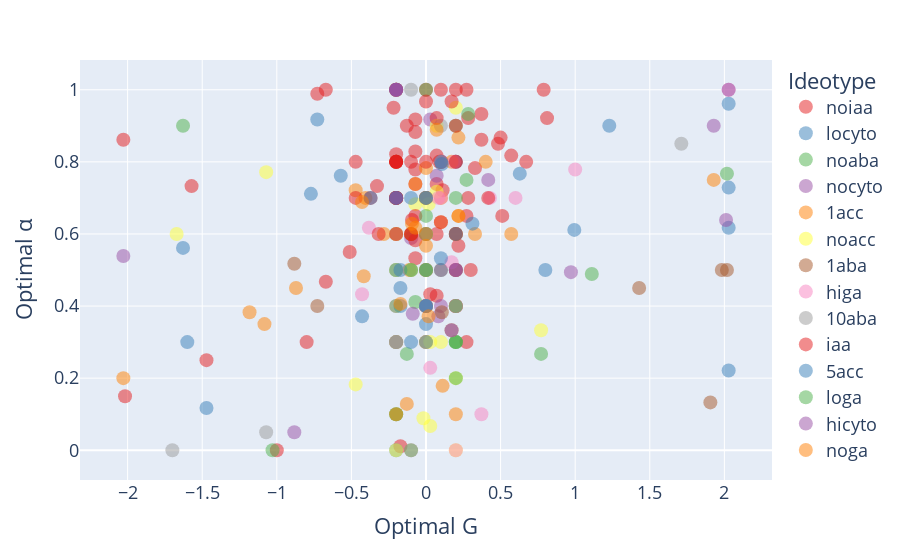

The cell this chart's notebook holds for it:
### Code cell
fig = px.scatter(
    hormone_df,
    x="optimal G",
    y="optimal alpha",
    color=hormone_df["hormone"].astype(str),
    hover_name="arbor name",
    opacity=0.5,
    color_discrete_sequence=px.colors.qualitative.Set1,
)

fig.update_traces(marker=dict(size=14))
fig.update_layout(
    font=dict(size=18),
    legend_title_text="Hormone",
    xaxis_title="Optimal G",
    yaxis_title="Optimal α",
    showlegend=True
)

fig.show()
fig.write_html("docs/Optimal_G_alpha_condition.html")

### Figure 1 — Plotly figure (JSON) as saved in the notebook; plotly's stock layout.template omitted (floating-point values rounded to 4 significant figures)
{"data": [{"hovertemplate": "<b>%{hovertext}</b><br><br>color=noiaa<br>optimal G=%{x}<br>optimal alpha=%{y}<extra></extra>", "hovertext": ["248_9_S_noiaa_day9", "058_9_C_noiaa_day9", "248_2_S_noiaa_day9", "058_4_S_noiaa_day9", "248_10_C_noiaa_day9", "1511_2_S_noiaa_day9", "058_2_C_noiaa_day9", "058_8_C_noiaa_day9", "1511_8_S_noiaa_day9", "1511_3_S_noiaa_day9", "058_5_S_noiaa_day9", "248_3_S_noiaa_day9", "1511_1_C_noiaa_day9", "058_1_S_noiaa_day9", "058_10_C_noiaa_day9", "248_1_C_noiaa_day9", "1511_7_S_noiaa_day9", "058_7_C_noiaa_day9", "058_9_S_noiaa_day9", "058_2_S_noiaa_day9", "248_4_S_noiaa_day9", "1511_2_C_noiaa_day9", "248_10_S_noiaa_day9", "058_4_C_noiaa_day9", "1511_4_S_noiaa_day9", "248_2_C_noiaa_day9", "058_7_S_noiaa_day9", "248_1_S_noiaa_day9", "058_10_S_noiaa_day9", "058_1_C_noiaa_day9", "1511_1_S_noiaa_day9", "248_8_C_noiaa_day9", "058_8_S_noiaa_day9", "1511_5_S_noiaa_day9", "248_3_C_noiaa_day9", "058_5_C_noiaa_day9", "248_5_S_noiaa_day9", "1511_3_C_noiaa_day9", "058_3_S_noiaa_day9"], "legendgroup": "noiaa", "marker": {"color": "rgb(228,26,28)", "opacity": 0.5, "size": 14, "symbol": "circle"}, "mode": "markers", "name": "noiaa", "orientation": "v", "showlegend": true, "type": "scatter", "x": [0.1, 0.2, 0.0887, 0, 0, -0.1, 0, 0.0714, 0, 0.2714, 0.1, 0.0714, 0.2, -0.1, -0.0714, -0.2, -1.471, -0.0714, 0.3714, 0.1, -0.0714, 0.0714, 0.2173, -0.6714, 0.5714, -0.0714, -0.1714, 0, -0.0714, 0.0714, 0.7887, -0.2, -1, 0.3286, 0.1113, -0.0714, 0.2714, 0.0286, -0.3286], "xaxis": "x", "y": [1, 0.8, 0.8, 0.4, 0.7, 0.6, 0.7, 0.7387, 0.3, 0.3, 0.8, 0.8173, 0.5, 0.8, 0.7786, 0.7, 0.25, 0.7387, 0.8613, 0.8, 0.9173, 0.4286, 0.5673, 0.4673, 0.8173, 0.8286, 0.0113, 1, 0.5327, 0.6, 1, 0.8214, 0, 0.7827, 0.7214, 0.8827, 0.65, 0.4327, 0.7327], "yaxis": "y"}, {"hovertemplate": "<b>%{hovertext}</b><br><br>color=locyto<br>optimal G=%{x}<br>optimal alpha=%{y}<extra></extra>", "hovertext": ["LA1511_6_C_locyto_day9", "M248_1_C_locyto_day9", "M248_8_S_locyto_day9", "M058_2_C_locyto_day9", "M058_3_C_locyto_day9", "M248_8_C_locyto_day9", "LA1511_10_C_locyto_day9", "M248_6_S_locyto_day9", "M058_9_C_locyto_day9", "M248_19_C_locyto_day9", "M058_5_S_locyto_day9", "M248_3_S_locyto_day9", "LA1511_6_S_locyto_day9"], "legendgroup": "locyto", "marker": {"color": "rgb(55,126,184)", "opacity": 0.5, "size": 14, "symbol": "circle"}, "mode": "markers", "name": "locyto", "orientation": "v", "showlegend": true, "type": "scatter", "x": [-0.2, 0, 0.2, -0.2, 0.2, 0.2, 2.029, -1.471, -1.6, -0.7286, -0.1714, 1.229, 0.994], "xaxis": "x", "y": [0.5, 0.7, 0.6, 0, 0.5, 0.8, 0.6173, 0.1173, 0.3, 0.9173, 0.45, 0.9, 0.6113], "yaxis": "y"}, {"hovertemplate": "<b>%{hovertext}</b><br><br>color=noaba<br>optimal G=%{x}<br>optimal alpha=%{y}<extra></extra>", "hovertext": ["LA1511_9_C_noaba_day9", "LA1511_7_C_noaba_day9", "M058_3_S_noaba_day9", "M058_7_S_noaba_day9", "LA1511_4_C_noaba_day9", "M058_9_S_noaba_day9", "LA1511_10_S_noaba_day9", "M248_10_S_noaba_day9", "M058_2_S_noaba_day9", "M248_6_C_noaba_day9", "LA1511_3_S_noaba_day9", "LA1511_5_C_noaba_day9"], "legendgroup": "noaba", "marker": {"color": "rgb(77,175,74)", "opacity": 0.5, "size": 14, "symbol": "circle"}, "mode": "markers", "name": "noaba", "orientation": "v", "showlegend": true, "type": "scatter", "x": [0.2, 0.2, 0.2, 0, 0.2, -0.2, 1.111, 0.1, -0.1286, 0.2, -0.0714, 0.2714], "xaxis": "x", "y": [0.3, 0.3, 0.3, 1, 0.4, 0.1, 0.4887, 0.5, 0.2673, 0.9, 0.4113, 0.75], "yaxis": "y"}, {"hovertemplate": "<b>%{hovertext}</b><br><br>color=nocyto<br>optimal G=%{x}<br>optimal alpha=%{y}<extra></extra>", "hovertext": ["LA1511_7_S_nocyto_day9", "LA1511_8_S_nocyto_day9", "LA1511_4_C_nocyto_day9", "M248_5_C_nocyto_day9", "LA1511_3_C_nocyto_day9", "M248_10_C_nocyto_day9", "M248_3_C_nocyto_day9", "LA1511_2_C_nocyto_day9", "M248_7_C_nocyto_day9", "M058_10_S_nocyto_day9", "M248_2_C_nocyto_day9", "LA1511_7_C_nocyto_day9"], "legendgroup": "nocyto", "marker": {"color": "rgb(152,78,163)", "opacity": 0.5, "size": 14, "symbol": "circle"}, "mode": "markers", "name": "nocyto", "orientation": "v", "showlegend": true, "type": "scatter", "x": [0.1, 0, 0.1, 0.0286, 0.9714, -0.1, -0.0887, 0.0827, 0.106, -0.8827, 0.0714, 0.4173], "xaxis": "x", "y": [0.5, 0.5, 0.4, 0.9173, 0.494, 0.5887, 0.3786, 0.3714, 0.8, 0.05, 0.7613, 0.75], "yaxis": "y"}, {"hovertemplate": "<b>%{hovertext}</b><br><br>color=1acc<br>optimal G=%{x}<br>optimal alpha=%{y}<extra></extra>", "hovertext": ["la1511_2_S_1acc_day9", "m248_1_C_1acc_day9", "m248_1_C_1acc_day9", "la1511_7_C_1acc_day9", "m248_9_C_1acc_day9", "m248_8_C_1acc_day9", "m058_8_S_1acc_day9", "m058_7_S_1acc_day9", "m248_7_C_1acc_day9", "m058_2_C_1acc_day9", "m058_5_C_1acc_day9", "m058_10_S_1acc_day9", "la1511_6_S_1acc_day9", "la1511_4_C_1acc_day9", "m248_2_C_1acc_day9", "m058_2_S_1acc_day9", "la1511_1_S_1acc_day9", "m248_8_S_1acc_day9", "m058_8_C_1acc_day9", "m248_3_C_1acc_day9", "m058_3_S_1acc_day9", "la1511_5_C_1acc_day9", "m058_6_C_1acc_day9", "m248_6_S_1acc_day9", "m248_9_S_1acc_day9", "m058_9_C_1acc_day9", "m248_10_C_1acc_day9", "m248_10_C_1acc_day9", "m058_1_C_1acc_day9", "la1511_2_C_1acc_day9", "m058_4_S_1acc_day9", "m248_4_C_1acc_day9"], "legendgroup": "1acc", "marker": {"color": "rgb(255,127,0)", "opacity": 0.5, "size": 14, "symbol": "circle"}, "mode": "markers", "name": "1acc", "orientation": "v", "showlegend": true, "type": "scatter", "x": [0.2, 0.2, 0.2, -0.1, 0.1, 0.1, -0.2, -0.2, 0.2, 0, 0, -1.083, 1.929, 0.1, 0.1714, -0.406, -2.029, -0.2, -0.2, -0.1113, -1.183, 0.5714, -0.0714, -0.8714, -0.4714, -0.2827, 0.2173, 0.2173, 0.2173, -0.4173, 0.3286, 0], "xaxis": "x", "y": [0.4, 0.6, 0.6, 0.6, 0.8, 0.7, 0.8, 0.7, 0.5, 0.5, 0.4, 0.35, 0.75, 0.6327, 0.8, 0.7, 0.2, 0.6, 1, 0.5, 0.3827, 0.6, 0.7387, 0.45, 0.7214, 0.6, 0.65, 0.65, 0.8673, 0.4827, 0.6, 0.7827], "yaxis": "y"}, {"hovertemplate": "<b>%{hovertext}</b><br><br>color=noacc<br>optimal G=%{x}<br>optimal alpha=%{y}<extra></extra>", "hovertext": ["la1511_3_S_noacc_day9", "m248_6_C_noacc_day9", "m248_4_S_noacc_day9", "m058_2_S_noacc_day9", "m058_4_C_noacc_day9", "la1511_4_C_noacc_day9", "m058_10_S_noacc_day9", "m248_3_C_noacc_day9", "m248_5_S_noacc_day9", "la1511_6_S_noacc_day9", "m058_8_S_noacc_day9", "m248_2_S_noacc_day9", "la1511_7_C_noacc_day9", "la1511_5_S_noacc_day9", "la1511_3_C_noacc_day9", "m248_6_S_noacc_day9", "m248_5_C_noacc_day9", "m058_3_C_noacc_day9", "m248_3_S_noacc_day9", "m058_5_S_noacc_day9", "m058_8_C_noacc_day9", "la1511_6_C_noacc_day9", "m248_8_S_noacc_day9", "la1511_2_C_noacc_day9", "la1511_4_S_noacc_day9", "m058_10_C_noacc_day9", "m058_1_S_noacc_day9", "m248_7_S_noacc_day9", "m058_7_C_noacc_day9", "m248_1_C_noacc_day9"], "legendgroup": "noacc", "marker": {"color": "rgb(255,255,51)", "opacity": 0.5, "size": 14, "symbol": "circle"}, "mode": "markers", "name": "noacc", "orientation": "v", "showlegend": true, "type": "scatter", "x": [-0.2, -0.2, -0.2, 0, -0.2, 0, 0.2, -0.2, -0.2, -0.2, 0.0286, 0, 0.1714, 0, -1.071, 0, 0.0714, 0.0173, 0, 0.2, -0.0714, 0.1, -0.4714, 0.2, 0.7714, -0.1, -1.671, 0.0286, 0.0714, -0.0173], "xaxis": "x", "y": [0.5, 0, 0.6, 0.4, 0.7, 0.5, 0.2, 0.3, 0.5, 1, 0.3, 0.7, 0.3327, 0.6, 0.7714, 0.6, 0.9, 0.6827, 0.3, 0.95, 0.6827, 0.3, 0.1827, 0, 0.3327, 0.5, 0.6, 0.0673, 0.7173, 0.0887], "yaxis": "y"}, {"hovertemplate": "<b>%{hovertext}</b><br><br>color=1aba<br>optimal G=%{x}<br>optimal alpha=%{y}<extra></extra>", "hovertext": ["LA1511_2_C_1aba_day9", "M058_6_C_1aba_day9", "M058_2_S_1aba_day9", "LA1511_1_S_1aba_day9", "LA1511_6_S_1aba_day9", "LA511_5_S_1aba_day9", "LA1511_8_C_1aba_day9", "LA1511_2_S_1aba_day9", "M058_4_C_1aba_day9", "M248_4_S_1aba_day9", "M248_1_C_1aba_day9", "M058_1_S_1aba_day9"], "legendgroup": "1aba", "marker": {"color": "rgb(166,86,40)", "opacity": 0.5, "size": 14, "symbol": "circle"}, "mode": "markers", "name": "1aba", "orientation": "v", "showlegend": true, "type": "scatter", "x": [0, 0.2, -0.2, -0.1, -0.2, 2.017, 1.429, -0.7286, 0.106, 1.983, -0.8827, 1.906], "xaxis": "x", "y": [0.7, 0.4, 0.8, 0.6, 0.3, 0.5, 0.45, 0.4, 0.3827, 0.5, 0.5173, 0.1327], "yaxis": "y"}, {"hovertemplate": "<b>%{hovertext}</b><br><br>color=higa<br>optimal G=%{x}<br>optimal alpha=%{y}<extra></extra>", "hovertext": ["LA1511_11_S_higa_day9", "M058_5_S_higa_day9", "LA1511_3_C_higa_day9", "M248_2_C_higa_day9", "M248_1_S_higa_day9", "M058_4_S_higa_day9", "M248_4_S_higa_day9", "la1511_10_S_higa_day5", "M058_6_S_higa_day9", "LA1511_5_S_higa_day9", "M058_8_S_higa_day9", "M248_8_C_higa_day9", "M058_7_S_higa_day9", "LA1511_1_C_higa_day9", "M058_2_C_higa_day9", "LA1511_4_S_higa_day9", "M248_5_S_higa_day9", "M058_5_C_higa_day9", "LA1511_6_C_higa_day9", "LA1511_9_C_higa_day9", "LA1511_11_C_higa_day9", "M058_10_C_higa_day9"], "legendgroup": "higa", "marker": {"color": "rgb(247,129,191)", "opacity": 0.5, "size": 14, "symbol": "circle"}, "mode": "markers", "name": "higa", "orientation": "v", "showlegend": true, "type": "scatter", "x": [0.2, -0.1, 0.1, 0, -0.2, 0.2, 0.2, 2.029, 0, -0.2, 0.0827, 0.1, -0.3827, 0.2, 0.4286, 1, 0.1714, 0.0286, -0.4286, 0.6, 0.3714, 0.1887], "xaxis": "x", "y": [0.4, 0, 0.8, 0.4, 1, 0, 0.4, 1, 0.4, 0.4, 0.7, 0.7, 0.6173, 0.4, 0.7, 0.7786, 0.5214, 0.2286, 0.4327, 0.7, 0.1, 0.8], "yaxis": "y"}, {"hovertemplate": "<b>%{hovertext}</b><br><br>color=10aba<br>optimal G=%{x}<br>optimal alpha=%{y}<extra></extra>", "hovertext": ["M058_7_C_10aba_day9", "M058_8_C_10aba_day9", "M248_10_C_10aba_day9", "M058_9_C_10aba_day9", "LA1511_10_C_10aba_day9", "M248_9_S_10aba_day9", "M248_9_S_10aba_day9", "M058_5_C_10aba_day9", "M058_8_S_10aba_day9", "LA1511_9_S_10aba_day9", "LA1511_1_C_10aba_day9", "M058_6_S_10aba_day9", "M248_6_C_10aba_day9"], "legendgroup": "10aba", "marker": {"color": "rgb(153,153,153)", "opacity": 0.5, "size": 14, "symbol": "circle"}, "mode": "markers", "name": "10aba", "orientation": "v", "showlegend": true, "type": "scatter", "x": [0, -0.1, 0.2, 0.1, -0.1, -0.2, -0.2, -0.2, -0.2, -1.7, 1.711, -1.071, 0], "xaxis": "x", "y": [0.4, 1, 0.4, 0.9, 0.5, 0.3, 0.3, 0.3, 0.6, 0, 0.85, 0.05, 0.7], "yaxis": "y"}, {"hovertemplate": "<b>%{hovertext}</b><br><br>color=iaa<br>optimal G=%{x}<br>optimal alpha=%{y}<extra></extra>", "hovertext": ["248_2_S_iaa_day9", "058_8_C_iaa_day9", "058_10_C_iaa_day9", "1511_3_S_iaa_day9", "058_9_C_iaa_day9", "248_3_S_iaa_day9", "1511_2_S_iaa_day9", "058_6_C_iaa_day9", "248_4_S_iaa_day9", "058_4_C_iaa_day9", "1511_7_S_iaa_day9", "1511_7_S_iaa_day9", "248_6_S_iaa_day9", "058_3_C_iaa_day9", "248_9_S_iaa_day9", "1511_10_C_iaa_day9", "248_8_S_iaa_day9", "058_2_C_iaa_day9", "1511_9_S_iaa_day9", "1511_6_S_iaa_day9", "248_7_S_iaa_day9", "058_5_C_iaa_day9", "058_7_S_iaa_day9", "248_5_C_iaa_day9", "1511_4_C_iaa_day9", "248_2_C_iaa_day9", "058_8_S_iaa_day9", "1511_2_C_iaa_day9", "058_1_S_iaa_day9", "248_4_C_iaa_day9", "1511_5_C_iaa_day9", "058_6_S_iaa_day9", "1511_7_C_iaa_day9", "248_6_C_iaa_day9", "058_4_S_iaa_day9", "1511_10_S_iaa_day9", "248_1_C_iaa_day9", "248_9_C_iaa_day9", "1511_8_C_iaa_day9", "248_8_C_iaa_day9", "058_2_S_iaa_day9", "1511_9_C_iaa_day9", "1511_1_C_iaa_day9", "248_10_C_iaa_day9", "058_5_S_iaa_day9", "1511_6_C_iaa_day9", "248_7_C_iaa_day9"], "legendgroup": "iaa", "marker": {"color": "rgb(228,26,28)", "opacity": 0.5, "size": 14, "symbol": "circle"}, "mode": "markers", "name": "iaa", "orientation": "v", "showlegend": true, "type": "scatter", "x": [-0.2, -0.2, 0.2, -0.2, -0.2173, -0.2, 0.5, 0.1714, -0.2, 0.2, -0.2, -0.2, 0.5113, -0.0714, -0.3714, -0.7286, -0.5113, 0.6714, 0, -2.029, 0.1, -0.2, 0.2, 0.2714, 0.4173, -0.1, -0.2, -0.2, -0.4714, -0.6714, 0.8113, 0.3, -0.3173, 0.4827, -0.1286, -0.094, -0.4714, 0.0714, 0, 0.2, -0.8, -1.571, -0.0714, 0.3714, -2.017, 0.2827, 0.2827], "xaxis": "x", "y": [0.7, 1, 0.9, 0.8, 0.95, 0.6, 0.8673, 0.9673, 0.8, 0.8, 0.7, 0.7, 0.65, 0.5827, 0.7, 0.9887, 0.55, 0.8, 0.8, 0.8613, 0.6327, 0.7, 1, 1, 0.7, 0.6, 0.8, 0.8, 0.7, 1, 0.9214, 0.5, 0.6, 0.85, 0.9, 0.6387, 0.8, 0.9214, 0.9673, 0.6, 0.3, 0.7327, 0.65, 0.9327, 0.15, 0.7, 0.9214], "yaxis": "y"}, {"hovertemplate": "<b>%{hovertext}</b><br><br>color=5acc<br>optimal G=%{x}<br>optimal alpha=%{y}<extra></extra>", "hovertext": ["m058_5_S_5acc_day9", "m248_5_C_5acc_day9", "m058_7_C_5acc_day9", "m248_7_S_5acc_day9", "m058_3_S_5acc_day9", "m248_10_C_5acc_day9", "m058_9_C_5acc_day9", "m248_4_C_5acc_day9", "m248_1_S_5acc_day9", "m058_1_C_5acc_day9", "la1511_7_S_5acc_day9", "la1511_2_S_5acc_day9", "m058_4_C_5acc_day9", "m248_4_S_5acc_day9", "m248_9_C_5acc_day9", "m058_9_S_5acc_day9", "m248_10_S_5acc_day9", "m058_6_S_5acc_day9", "m248_6_C_5acc_day9", "m248_8_C_5acc_day9", "la1511_4_S_5acc_day9", "m248_2_S_5acc_day9", "m058_2_C_5acc_day9", "la1511_1_C_5acc_day9", "m058_7_S_5acc_day9", "m248_7_C_5acc_day9", "la1511_6_C_5acc_day9", "m058_5_C_5acc_day9", "m248_5_S_5acc_day9", "la1511_3_S_5acc_day9", "m058_10_C_5acc_day9"], "legendgroup": "5acc", "marker": {"color": "rgb(55,126,184)", "opacity": 0.5, "size": 14, "symbol": "circle"}, "mode": "markers", "name": "5acc", "orientation": "v", "showlegend": true, "type": "scatter", "x": [-0.2, 0, 0.2, -0.2, -0.2, 0.1, -0.1, 0, 0.8, -0.1, -0.7714, -1.629, 0, -0.5714, 0, 0, -0.4286, 0, 0.1, -0.1714, -0.2, 0, 0.6286, 2.029, 2.029, 0.3113, 2.029, -0.3714, 0.106, 0, -0.1714], "xaxis": "x", "y": [1, 0.7, 0.6, 0.7, 0.5, 0.8, 0.3, 0.6, 0.5, 0.7, 0.7113, 0.5613, 0.4, 0.7613, 0.4, 0.6, 0.3714, 0.3, 0.5327, 0.5, 0.7, 0.35, 0.7673, 0.9613, 0.2214, 0.6286, 0.7286, 0.7, 0.794, 0.5, 0.4], "yaxis": "y"}, {"hovertemplate": "<b>%{hovertext}</b><br><br>color=loga<br>optimal G=%{x}<br>optimal alpha=%{y}<extra></extra>", "hovertext": ["M248_3_C_loga_day9", "LA1511_10_S_loga_day9", "LA1511_9_S_loga_day9", "LA1511_11_S_loga_day9", "M248_7_C_loga_day9", "LA1511_4_S_loga_day9", "M058_10_C_loga_day9", "M058_1_S_loga_day9", "M058_3_C_loga_day9", "M248_3_S_loga_day9", "LA1511_5_S_loga_day9", "M248_10_S_loga_day9", "M058_9_S_loga_day9", "M248_9_C_loga_day9"], "legendgroup": "loga", "marker": {"color": "rgb(77,175,74)", "opacity": 0.5, "size": 14, "symbol": "circle"}, "mode": "markers", "name": "loga", "orientation": "v", "showlegend": true, "type": "scatter", "x": [0.2, 0.2, 0.2, 2.017, -0.2, 0, -0.1, -0.1, 0.2827, -0.2, -1.029, -1.629, 0, 0.7714], "xaxis": "x", "y": [0.2, 0.4, 0.7, 0.7673, 0.1, 0.5, 0.5, 0, 0.9327, 0.4, 0, 0.9, 0.65, 0.2673], "yaxis": "y"}, {"hovertemplate": "<b>%{hovertext}</b><br><br>color=hicyto<br>optimal G=%{x}<br>optimal alpha=%{y}<extra></extra>", "hovertext": ["M058_1_C_hicyto_day9", "LA1511_5_C_hicyto_day9", "M248_5_C_hicyto_day9", "M248_4_C_hicyto_day9", "LA1511_8_C_hicyto_day9", "M248_6_S_hicyto_day9", "M248_7_S_hicyto_day9", "M058_8_C_hicyto_day9", "M058_4_S_hicyto_day9", "M248_2_S_hicyto_day9", "M248_2_S_hicyto_day9", "LA1511_7_S_hicyto_day9"], "legendgroup": "hicyto", "marker": {"color": "rgb(152,78,163)", "opacity": 0.5, "size": 14, "symbol": "circle"}, "mode": "markers", "name": "hicyto", "orientation": "v", "showlegend": true, "type": "scatter", "x": [0.2, -0.2, -0.2, -0.2, 0.2, -0.2, 2.011, 2.029, -2.029, 0.1714, 0.1714, 1.929], "xaxis": "x", "y": [0.5, 1, 1, 1, 0.5, 0.7, 0.6387, 1, 0.5387, 0.3327, 0.3327, 0.9], "yaxis": "y"}, {"hovertemplate": "<b>%{hovertext}</b><br><br>color=noga<br>optimal G=%{x}<br>optimal alpha=%{y}<extra></extra>", "hovertext": ["M248_9_C_noga_day9", "M058_10_S_noga_day9", "M248_8_S_noga_day9", "LA1511_1_S_noga_day9", "M058_7_C_noga_day9", "M248_7_S_noga_day9", "M248_9_S_noga_day9", "M058_3_S_noga_day9", "M058_6_C_noga_day9", "M248_1_S_noga_day9", "M058_1_C_noga_day9", "M248_4_C_noga_day9", "LA1511_8_S_noga_day9"], "legendgroup": "noga", "marker": {"color": "rgb(255,127,0)", "opacity": 0.5, "size": 14, "symbol": "circle"}, "mode": "markers", "name": "noga", "orientation": "v", "showlegend": true, "type": "scatter", "x": [0, -0.2, 0, 0.1113, -0.0714, 0.2, -0.4286, -0.1714, -0.094, 0.0173, -0.1286, 0.0714, 0.4], "xaxis": "x", "y": [0.6, 0.1, 0.5673, 0.1786, 0.6173, 0.1, 0.6887, 0.406, 0.6286, 0.3714, 0.1286, 0.8887, 0.8], "yaxis": "y"}], "layout": {"autosize": true, "font": {"size": 18}, "legend": {"title": {"text": "Ideotype"}, "tracegroupgap": 0}, "margin": {"t": 60}, "showlegend": true, "xaxis": {"anchor": "y", "autorange": true, "domain": [0, 1], "range": [-2.308, 2.308], "title": {"text": "Optimal G"}, "type": "linear"}, "yaxis": {"anchor": "x", "autorange": true, "domain": [0, 1], "range": [-0.1094, 1.109], "title": {"text": "Optimal α"}, "type": "linear"}}}
